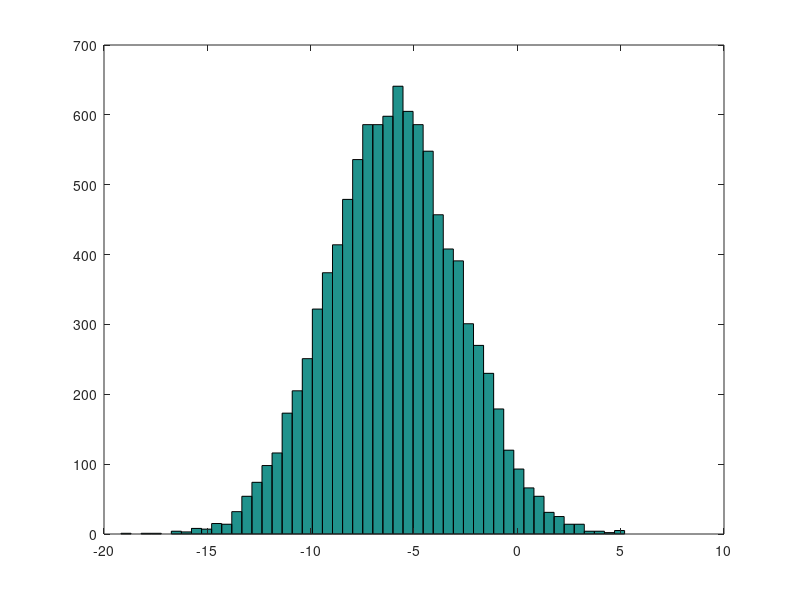

Write MATLAB code to recreate this figure.
5+6
5-3
4*8
5/2
5%2
2^6
1==2
1!=2
1 && 0 %AND
1 || 0 %OR
xor(1,0)
PS1('>> ');
a=3
a
a=3; % semicolon supressing output
a=3
b='hi'
b
a=pi;
a
disp(a);
disp(sprintf('2 decimal: %0.2f',a))
disp(sprintf('6 decimal: %0.6f',a))
format long
a
format short
a

A=[1 2;3 4; 5 6]

A=ones(2,2);

A=zeros(3,3);

B=2*ones(2,2);

v=1:0.1:2

v=1:6

w=rand(1,3)

rand(3,3)

w=randn(1,3)

w=randn(3,3)

w=-6+sqrt(10)*(randn(1,10000))

hist(w)

hist(w,50)

eye(4)

I=eye(5)

help eye

help rand

help help


